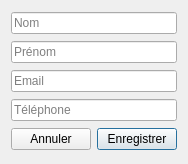
<?xml version="1.0" encoding="UTF-8"?>
<ui version="4.0">
 <class>ClientDialog</class>
 <widget class="QDialog" name="ClientDialog">
  <property name="geometry">
   <rect>
    <x>0</x>
    <y>0</y>
    <width>186</width>
    <height>164</height>
   </rect>
  </property>
  <property name="windowTitle">
   <string>Client</string>
  </property>
  <layout class="QVBoxLayout" name="verticalLayout">
   <item>
    <widget class="QLineEdit" name="lineNom">
     <property name="placeholderText">
      <string>Nom</string>
     </property>
    </widget>
   </item>
   <item>
    <widget class="QLineEdit" name="linePrenom">
     <property name="placeholderText">
      <string>Prénom</string>
     </property>
    </widget>
   </item>
   <item>
    <widget class="QLineEdit" name="lineEmail">
     <property name="placeholderText">
      <string>Email</string>
     </property>
    </widget>
   </item>
   <item>
    <widget class="QLineEdit" name="lineTelephone">
     <property name="placeholderText">
      <string>Téléphone</string>
     </property>
    </widget>
   </item>
   <item>
    <layout class="QHBoxLayout" name="buttonBox">
     <item>
      <widget class="QPushButton" name="btnCancel">
       <property name="text">
        <string>Annuler</string>
       </property>
      </widget>
     </item>
     <item>
      <widget class="QPushButton" name="btnSave">
       <property name="text">
        <string>Enregistrer</string>
       </property>
       <property name="default">
        <bool>true</bool>
       </property>
      </widget>
     </item>
    </layout>
   </item>
  </layout>
 </widget>
 <resources/>
 <connections/>
</ui>
